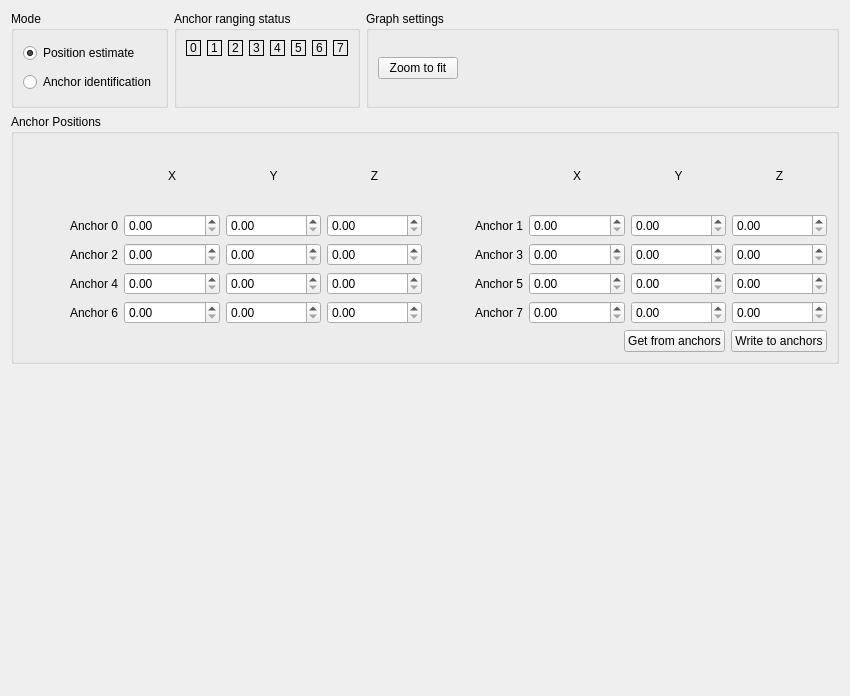
<?xml version="1.0" encoding="UTF-8"?>
<ui version="4.0">
 <class>Form</class>
 <widget class="QWidget" name="Form">
  <property name="geometry">
   <rect>
    <x>0</x>
    <y>0</y>
    <width>850</width>
    <height>696</height>
   </rect>
  </property>
  <property name="windowTitle">
   <string>Plot</string>
  </property>
  <layout class="QHBoxLayout" name="horizontalLayout">
   <item>
    <layout class="QGridLayout" name="gridLayout" rowstretch="0,0" columnstretch="0,0">
     <property name="leftMargin">
      <number>0</number>
     </property>
     <item row="1" column="0">
      <layout class="QVBoxLayout" name="_plot_bottom_left_layout"/>
     </item>
     <item row="0" column="0">
      <layout class="QVBoxLayout" name="_plot_top_left_layout"/>
     </item>
     <item row="0" column="1">
      <layout class="QVBoxLayout" name="_inputLayout">
       <item>
        <layout class="QHBoxLayout" name="horizontalLayout_8">
         <item>
          <widget class="QGroupBox" name="groupBox_2">
           <property name="title">
            <string>Mode</string>
           </property>
           <layout class="QVBoxLayout" name="verticalLayout_2">
            <item>
             <widget class="QRadioButton" name="_estimated_postion_button">
              <property name="text">
               <string>Position estimate</string>
              </property>
              <property name="checked">
               <bool>true</bool>
              </property>
             </widget>
            </item>
            <item>
             <widget class="QRadioButton" name="_id_anchor_button">
              <property name="text">
               <string>Anchor identification</string>
              </property>
             </widget>
            </item>
           </layout>
          </widget>
         </item>
         <item>
          <widget class="QGroupBox" name="groupBox_4">
           <property name="title">
            <string>Anchor ranging status</string>
           </property>
           <layout class="QVBoxLayout" name="verticalLayout_6">
            <item>
             <layout class="QHBoxLayout" name="horizontalLayout_6">
              <item>
               <widget class="QLabel" name="_status_a0">
                <property name="frameShape">
                 <enum>QFrame::Box</enum>
                </property>
                <property name="text">
                 <string>0</string>
                </property>
               </widget>
              </item>
              <item>
               <widget class="QLabel" name="_status_a1">
                <property name="frameShape">
                 <enum>QFrame::Box</enum>
                </property>
                <property name="text">
                 <string>1</string>
                </property>
               </widget>
              </item>
              <item>
               <widget class="QLabel" name="_status_a2">
                <property name="frameShape">
                 <enum>QFrame::Box</enum>
                </property>
                <property name="text">
                 <string>2</string>
                </property>
               </widget>
              </item>
              <item>
               <widget class="QLabel" name="_status_a3">
                <property name="frameShape">
                 <enum>QFrame::Box</enum>
                </property>
                <property name="text">
                 <string>3</string>
                </property>
               </widget>
              </item>
              <item>
               <widget class="QLabel" name="_status_a4">
                <property name="frameShape">
                 <enum>QFrame::Box</enum>
                </property>
                <property name="text">
                 <string>4</string>
                </property>
               </widget>
              </item>
              <item>
               <widget class="QLabel" name="_status_a5">
                <property name="frameShape">
                 <enum>QFrame::Box</enum>
                </property>
                <property name="text">
                 <string>5</string>
                </property>
               </widget>
              </item>
              <item>
               <widget class="QLabel" name="_status_a6">
                <property name="frameShape">
                 <enum>QFrame::Box</enum>
                </property>
                <property name="text">
                 <string>6</string>
                </property>
               </widget>
              </item>
              <item>
               <widget class="QLabel" name="_status_a7">
                <property name="frameShape">
                 <enum>QFrame::Box</enum>
                </property>
                <property name="text">
                 <string>7</string>
                </property>
               </widget>
              </item>
             </layout>
            </item>
            <item>
             <spacer name="verticalSpacer_2">
              <property name="orientation">
               <enum>Qt::Vertical</enum>
              </property>
              <property name="sizeType">
               <enum>QSizePolicy::Preferred</enum>
              </property>
              <property name="sizeHint" stdset="0">
               <size>
                <width>20</width>
                <height>40</height>
               </size>
              </property>
             </spacer>
            </item>
           </layout>
          </widget>
         </item>
         <item>
          <widget class="QGroupBox" name="groupBox_3">
           <property name="title">
            <string>Graph settings</string>
           </property>
           <layout class="QHBoxLayout" name="horizontalLayout_5">
            <item>
             <layout class="QHBoxLayout" name="horizontalLayout_4">
              <item>
               <widget class="QPushButton" name="_show_all_button">
                <property name="text">
                 <string>Zoom to fit</string>
                </property>
               </widget>
              </item>
             </layout>
            </item>
            <item>
             <spacer name="horizontalSpacer_2">
              <property name="orientation">
               <enum>Qt::Horizontal</enum>
              </property>
              <property name="sizeHint" stdset="0">
               <size>
                <width>40</width>
                <height>20</height>
               </size>
              </property>
             </spacer>
            </item>
           </layout>
          </widget>
         </item>
        </layout>
       </item>
       <item>
        <widget class="QGroupBox" name="groupBox">
         <property name="enabled">
          <bool>true</bool>
         </property>
         <property name="minimumSize">
          <size>
           <width>0</width>
           <height>250</height>
          </size>
         </property>
         <property name="title">
          <string>Anchor Positions</string>
         </property>
         <layout class="QVBoxLayout" name="verticalLayout">
          <item>
           <layout class="QHBoxLayout" name="anchor_block_0">
            <item>
             <layout class="QHBoxLayout" name="block_a0">
              <item>
               <layout class="QGridLayout" name="gridLayout_4">
                <item row="1" column="0">
                 <widget class="QLabel" name="labela0">
                  <property name="text">
                   <string>Anchor 0</string>
                  </property>
                  <property name="alignment">
                   <set>Qt::AlignRight|Qt::AlignTrailing|Qt::AlignVCenter</set>
                  </property>
                 </widget>
                </item>
                <item row="1" column="2">
                 <widget class="QDoubleSpinBox" name="spin_a0y"/>
                </item>
                <item row="1" column="3">
                 <widget class="QDoubleSpinBox" name="spin_a0z"/>
                </item>
                <item row="1" column="1">
                 <widget class="QDoubleSpinBox" name="spin_a0x"/>
                </item>
                <item row="0" column="1">
                 <widget class="QLabel" name="label">
                  <property name="text">
                   <string>X</string>
                  </property>
                  <property name="alignment">
                   <set>Qt::AlignCenter</set>
                  </property>
                 </widget>
                </item>
                <item row="0" column="2">
                 <widget class="QLabel" name="label_2">
                  <property name="text">
                   <string>Y</string>
                  </property>
                  <property name="alignment">
                   <set>Qt::AlignCenter</set>
                  </property>
                 </widget>
                </item>
                <item row="0" column="3">
                 <widget class="QLabel" name="label_3">
                  <property name="text">
                   <string>Z</string>
                  </property>
                  <property name="alignment">
                   <set>Qt::AlignCenter</set>
                  </property>
                 </widget>
                </item>
               </layout>
              </item>
             </layout>
            </item>
            <item>
             <layout class="QHBoxLayout" name="block_a1">
              <item>
               <layout class="QGridLayout" name="gridLayout_5">
                <item row="1" column="2">
                 <widget class="QDoubleSpinBox" name="spin_a1y"/>
                </item>
                <item row="1" column="0">
                 <widget class="QLabel" name="labela1">
                  <property name="text">
                   <string>Anchor 1</string>
                  </property>
                  <property name="alignment">
                   <set>Qt::AlignRight|Qt::AlignTrailing|Qt::AlignVCenter</set>
                  </property>
                 </widget>
                </item>
                <item row="1" column="1">
                 <widget class="QDoubleSpinBox" name="spin_a1x"/>
                </item>
                <item row="1" column="3">
                 <widget class="QDoubleSpinBox" name="spin_a1z"/>
                </item>
                <item row="0" column="1">
                 <widget class="QLabel" name="label_4">
                  <property name="text">
                   <string>X</string>
                  </property>
                  <property name="alignment">
                   <set>Qt::AlignCenter</set>
                  </property>
                 </widget>
                </item>
                <item row="0" column="2">
                 <widget class="QLabel" name="label_5">
                  <property name="text">
                   <string>Y</string>
                  </property>
                  <property name="alignment">
                   <set>Qt::AlignCenter</set>
                  </property>
                 </widget>
                </item>
                <item row="0" column="3">
                 <widget class="QLabel" name="label_6">
                  <property name="text">
                   <string>Z</string>
                  </property>
                  <property name="alignment">
                   <set>Qt::AlignCenter</set>
                  </property>
                 </widget>
                </item>
               </layout>
              </item>
             </layout>
            </item>
           </layout>
          </item>
          <item>
           <layout class="QHBoxLayout" name="anchor_block_1">
            <item>
             <layout class="QHBoxLayout" name="block_a2">
              <item>
               <widget class="QLabel" name="labela2">
                <property name="text">
                 <string>Anchor 2</string>
                </property>
                <property name="alignment">
                 <set>Qt::AlignRight|Qt::AlignTrailing|Qt::AlignVCenter</set>
                </property>
               </widget>
              </item>
              <item>
               <widget class="QDoubleSpinBox" name="spin_a2x"/>
              </item>
              <item>
               <widget class="QDoubleSpinBox" name="spin_a2y"/>
              </item>
              <item>
               <widget class="QDoubleSpinBox" name="spin_a2z"/>
              </item>
             </layout>
            </item>
            <item>
             <layout class="QHBoxLayout" name="block_a3">
              <item>
               <widget class="QLabel" name="labela3">
                <property name="text">
                 <string>Anchor 3</string>
                </property>
                <property name="alignment">
                 <set>Qt::AlignRight|Qt::AlignTrailing|Qt::AlignVCenter</set>
                </property>
               </widget>
              </item>
              <item>
               <widget class="QDoubleSpinBox" name="spin_a3x"/>
              </item>
              <item>
               <widget class="QDoubleSpinBox" name="spin_a3y"/>
              </item>
              <item>
               <widget class="QDoubleSpinBox" name="spin_a3z"/>
              </item>
             </layout>
            </item>
           </layout>
          </item>
          <item>
           <layout class="QHBoxLayout" name="anchor_block_2">
            <item>
             <layout class="QHBoxLayout" name="block_a4">
              <item>
               <widget class="QLabel" name="labela4">
                <property name="text">
                 <string>Anchor 4</string>
                </property>
                <property name="alignment">
                 <set>Qt::AlignRight|Qt::AlignTrailing|Qt::AlignVCenter</set>
                </property>
               </widget>
              </item>
              <item>
               <widget class="QDoubleSpinBox" name="spin_a4x"/>
              </item>
              <item>
               <widget class="QDoubleSpinBox" name="spin_a4y"/>
              </item>
              <item>
               <widget class="QDoubleSpinBox" name="spin_a4z"/>
              </item>
             </layout>
            </item>
            <item>
             <layout class="QHBoxLayout" name="block_a5">
              <item>
               <widget class="QLabel" name="labela5">
                <property name="text">
                 <string>Anchor 5</string>
                </property>
                <property name="alignment">
                 <set>Qt::AlignRight|Qt::AlignTrailing|Qt::AlignVCenter</set>
                </property>
               </widget>
              </item>
              <item>
               <widget class="QDoubleSpinBox" name="spin_a5x"/>
              </item>
              <item>
               <widget class="QDoubleSpinBox" name="spin_a5y"/>
              </item>
              <item>
               <widget class="QDoubleSpinBox" name="spin_a5z"/>
              </item>
             </layout>
            </item>
           </layout>
          </item>
          <item>
           <layout class="QHBoxLayout" name="anchor_block_3">
            <item>
             <layout class="QHBoxLayout" name="block_a6">
              <item>
               <widget class="QLabel" name="labela6">
                <property name="text">
                 <string>Anchor 6</string>
                </property>
                <property name="alignment">
                 <set>Qt::AlignRight|Qt::AlignTrailing|Qt::AlignVCenter</set>
                </property>
               </widget>
              </item>
              <item>
               <widget class="QDoubleSpinBox" name="spin_a6x"/>
              </item>
              <item>
               <widget class="QDoubleSpinBox" name="spin_a6y"/>
              </item>
              <item>
               <widget class="QDoubleSpinBox" name="spin_a6z"/>
              </item>
             </layout>
            </item>
            <item>
             <layout class="QHBoxLayout" name="block_a7">
              <item>
               <widget class="QLabel" name="labela7">
                <property name="text">
                 <string>Anchor 7</string>
                </property>
                <property name="alignment">
                 <set>Qt::AlignRight|Qt::AlignTrailing|Qt::AlignVCenter</set>
                </property>
               </widget>
              </item>
              <item>
               <widget class="QDoubleSpinBox" name="spin_a7x"/>
              </item>
              <item>
               <widget class="QDoubleSpinBox" name="spin_a7y"/>
              </item>
              <item>
               <widget class="QDoubleSpinBox" name="spin_a7z"/>
              </item>
             </layout>
            </item>
           </layout>
          </item>
          <item>
           <layout class="QHBoxLayout" name="horizontalLayout_2">
            <item>
             <spacer name="horizontalSpacer">
              <property name="orientation">
               <enum>Qt::Horizontal</enum>
              </property>
              <property name="sizeHint" stdset="0">
               <size>
                <width>40</width>
                <height>20</height>
               </size>
              </property>
             </spacer>
            </item>
            <item>
             <widget class="QPushButton" name="_read_pos_from_anhors_button">
              <property name="text">
               <string>Get from anchors</string>
              </property>
             </widget>
            </item>
            <item>
             <widget class="QPushButton" name="_write_pos_to_anhors_button">
              <property name="text">
               <string>Write to anchors</string>
              </property>
             </widget>
            </item>
           </layout>
          </item>
         </layout>
        </widget>
       </item>
       <item>
        <spacer name="verticalSpacer">
         <property name="orientation">
          <enum>Qt::Vertical</enum>
         </property>
         <property name="sizeHint" stdset="0">
          <size>
           <width>20</width>
           <height>0</height>
          </size>
         </property>
        </spacer>
       </item>
      </layout>
     </item>
     <item row="1" column="1">
      <layout class="QVBoxLayout" name="_plot_bottom_right_layout"/>
     </item>
    </layout>
   </item>
  </layout>
 </widget>
 <tabstops>
  <tabstop>_estimated_postion_button</tabstop>
  <tabstop>_id_anchor_button</tabstop>
  <tabstop>_show_all_button</tabstop>
  <tabstop>spin_a0x</tabstop>
  <tabstop>spin_a0y</tabstop>
  <tabstop>spin_a0z</tabstop>
  <tabstop>spin_a1x</tabstop>
  <tabstop>spin_a1y</tabstop>
  <tabstop>spin_a1z</tabstop>
  <tabstop>spin_a2x</tabstop>
  <tabstop>spin_a2y</tabstop>
  <tabstop>spin_a2z</tabstop>
  <tabstop>spin_a3x</tabstop>
  <tabstop>spin_a3y</tabstop>
  <tabstop>spin_a3z</tabstop>
  <tabstop>spin_a4x</tabstop>
  <tabstop>spin_a4y</tabstop>
  <tabstop>spin_a4z</tabstop>
  <tabstop>spin_a5x</tabstop>
  <tabstop>spin_a5y</tabstop>
  <tabstop>spin_a5z</tabstop>
  <tabstop>spin_a6x</tabstop>
  <tabstop>spin_a6y</tabstop>
  <tabstop>spin_a6z</tabstop>
  <tabstop>spin_a7x</tabstop>
  <tabstop>spin_a7y</tabstop>
  <tabstop>spin_a7z</tabstop>
  <tabstop>_read_pos_from_anhors_button</tabstop>
  <tabstop>_write_pos_to_anhors_button</tabstop>
 </tabstops>
 <resources/>
 <connections/>
</ui>
